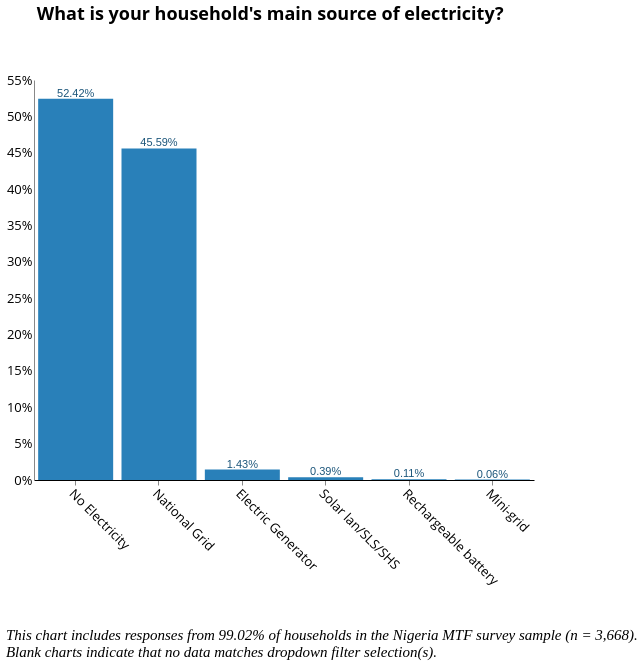

Vega-Lite specification for this chart:
### Vega-Lite specification from a JSON file in a GitHub repository (floating-point values rounded to 4 significant figures; data arrays with more than 128 entries replaced by an {"elided": "..."} marker saying what was removed)
{"width": 800, "height": 400, "config": {"title": {"fontSize": 18, "font": "Open Sans", "anchor": "center", "fontColor": "#000000"}, "axisX": {"domain": true, "domainColor": "#000000", "grid": false, "labelFont": "Open Sans", "labelFontSize": 13, "titleFont": "Open Sans", "titleFontSize": 13, "titleFontWeight": "normal", "title": "X Axis Title (units)", "labelAngle": 45}, "axisY": {"domain": true, "grid": false, "gridColor": "#DEDDDD", "gridWidth": 1, "labelFont": "Open Sans", "labelFontSize": 13, "labelAngle": 0, "ticks": false, "titleFont": "Open Sans", "titleFontSize": 13, "titleFontWeight": "normal", "titlePadding": 10, "title": "Y Axis Title (units)"}, "range": {"category": ["#2980B9", "#003366", "#FFAE19", "#FF4500", "#438B28", "#45B39D", "#99ADC1", "#212F3C"]}, "legend": {"labelFont": "Open Sans", "labelFontSize": 13, "symbolType": "square", "symbolSize": 100, "titleFont": "Open Sans", "titleFontSize": 13, "titleFontWeight": "normal", "title": "Legend", "orient": "right", "offset": 0}, "tooltip": {"font": "Open Sans"}, "view": {"stroke": "transparent", "text": {"font": "Open Sans", "color": ["#2980B9", "#003366", "#FFAE19", "#FF4500", "#438B28", "#45B39D", "#99ADC1", "#212F3C"], "fontSize": 13, "align": "right", "fontWeight": 400, "size": 13}, "bar": {"size": 40, "binSpacing": 1, "continuousBandSize": 30, "discreteBandSize": 30, "stroke": false}}}, "concat": [{"layer": [{"mark": {"type": "bar", "color": "#2980b9"}, "encoding": {"tooltip": {"field": "main_src_elec", "type": "nominal"}, "x": {"axis": {"title": " "}, "field": "main_src_elec", "sort": {"field": "main_src_elec", "op": "count", "order": "descending"}, "type": "nominal"}, "y": {"aggregate": "sum", "axis": {"format": "%", "title": ""}, "field": "pct", "type": "quantitative"}}, "height": 400, "selection": {"selector057": {"type": "single", "fields": ["i19a"], "bind": {"input": "select", "options": [null, "Wood purchased", "Wood collected", "Crop Residue/Plant Biomass", "Kerosene", "Charcoal", "LPG/cooking gas", "Electric", "Charcoal Briquettes", "Garbage", "Piped Natural Gas", "Coal Briquette", "Biomass Briquette", "Other, specify", "Coal/lignite"], "labels": ["All Responses", "Wood purchased", "Wood collected", "Crop Residue/Plant Biomass", "Kerosene", "Charcoal", "LPG/cooking gas", "Electric", "Charcoal Briquettes", "Garbage", "Piped Natural Gas", "Coal Briquette", "Biomass Briquette", "Other", "Coal/lignite"], "name": "Primary Source of Cooking Fuel  "}}, "selector056": {"type": "single", "fields": ["primary_stove"], "bind": {"input": "select", "options": [null, "3-Stone/Open Fire Stove", "Koresone Stove", "Missing Data", "Manufactured Stove Traditional", "LPG/Natural Gas Stove", "Electric Stove"], "labels": ["All Responses", "3-Stone/Open Fire Stove", "Kerosene Stove", "Primary Stove Not Listed", "Manufactured Stove Traditional", "LPG/Natural Gas Stove", "Electric Stove"], "name": "Primary Stove  "}}, "selector055": {"type": "single", "fields": ["c2"], "bind": {"input": "select", "options": [null, "Yes", "No"], "labels": ["All Responses", "Yes", "No"], "name": "Is the household connected to the national grid?  "}}, "selector053": {"type": "single", "fields": ["locality"], "bind": {"input": "select", "options": [null, 0, 1], "labels": ["National", "Urban", "Rural"], "name": "Locality Breakdown  "}}, "selector054": {"type": "single", "fields": ["elc_aggr_tier"], "bind": {"input": "select", "options": [null, "Tier 0", "Tier 1", "Tier 2", "Tier 3", "Tier 4", "Tier 5"], "labels": ["All Tiers", "Tier 0", "Tier 1", "Tier 2", "Tier 3", "Tier 4", "Tier 5"], "name": "Electricity Tier  "}}}, "title": {"text": ["What is your household's main source of electricity?"], "color": "black", "subtitleColor": "black", "offset": 50}, "transform": [{"joinaggregate": [{"op": "count", "field": "*", "as": "total"}]}, {"calculate": "1 / datum.total", "as": "pct"}], "width": 500}, {"mark": {"type": "text", "align": "center", "baseline": "bottom", "color": "#1b557a"}, "encoding": {"text": {"aggregate": "sum", "field": "pct", "format": ".2%", "type": "quantitative"}, "tooltip": {"field": "main_src_elec", "type": "nominal"}, "x": {"axis": {"title": " "}, "field": "main_src_elec", "sort": {"field": "main_src_elec", "op": "count", "order": "descending"}, "type": "nominal"}, "y": {"aggregate": "sum", "axis": {"format": "%", "title": ""}, "field": "pct", "type": "quantitative"}}, "height": 400, "title": {"text": ["What is your household's main source of electricity?"], "color": "black", "subtitleColor": "black", "offset": 50}, "transform": [{"joinaggregate": [{"op": "count", "field": "*", "as": "total"}]}, {"calculate": "1 / datum.total", "as": "pct"}], "width": 500}], "transform": [{"filter": {"selection": "selector057"}}, {"filter": {"selection": "selector056"}}, {"filter": {"selection": "selector055"}}, {"filter": {"selection": "selector053"}}, {"filter": {"selection": "selector054"}}]}], "data": {"name": "data-b1e1f403d8debb47f383268714b45634"}, "title": {"text": ["", "", "This chart includes responses from 99.02% of households in the Nigeria MTF survey sample (n = 3,668).", "Blank charts indicate that no data matches dropdown filter selection(s)."], "anchor": "start", "baseline": "bottom", "font": "Times New Roman", "fontSize": 15, "fontStyle": "italic", "fontWeight": "normal", "orient": "bottom"}, "$schema": "https://vega.github.io/schema/vega-lite/v4.17.0.json", "datasets": {"data-b1e1f403d8debb47f383268714b45634": {"elided": "3632 records"}}}
